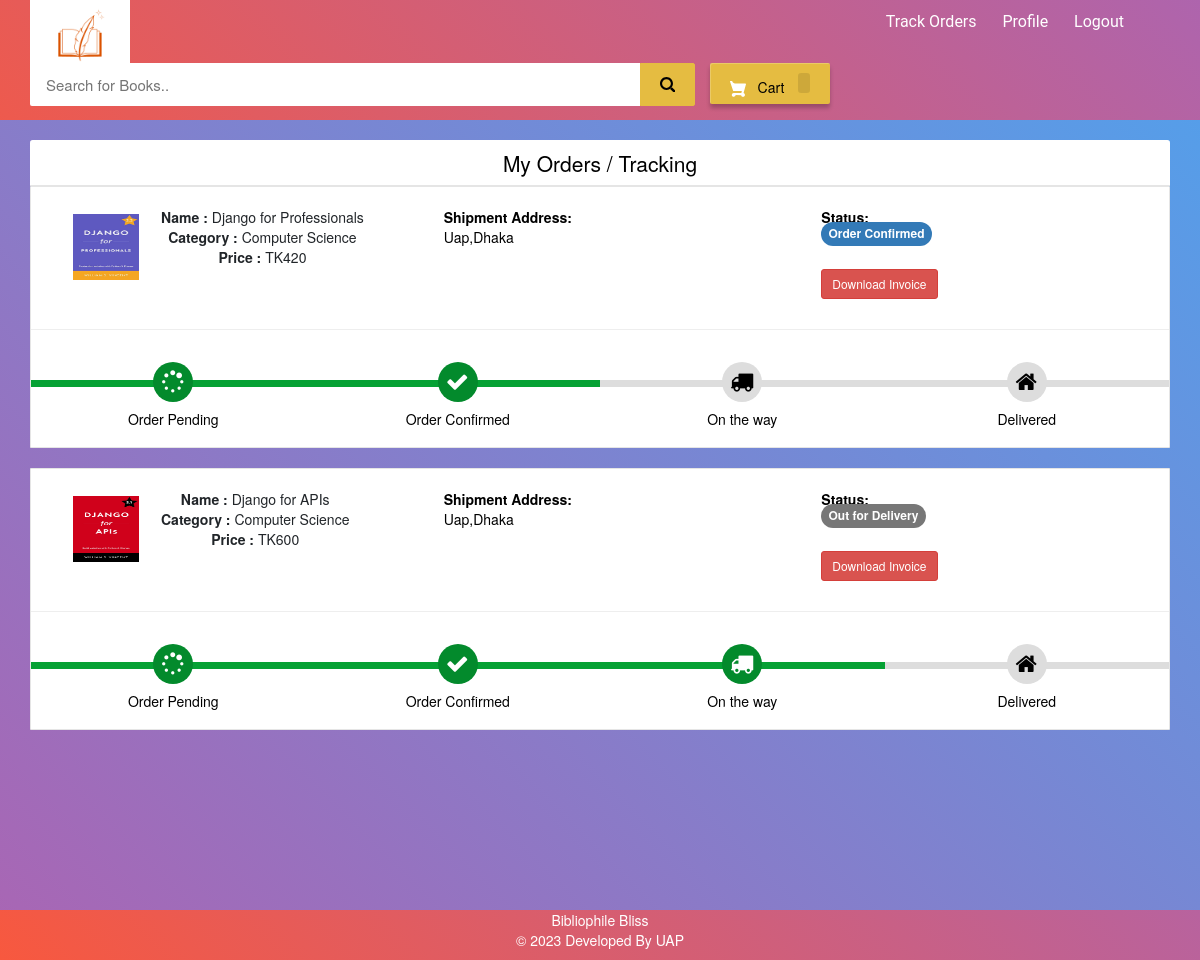
The app's page /my-order (signed in) with its own data.
### store/models.py (models this page shows, shortened)
class Product(models.Model):
    name=models.CharField(max_length=40)
    product_image= models.ImageField(upload_to='product_image/',null=True,blank=True)
    price = models.PositiveIntegerField()
    category=models.CharField(max_length=40)

class Orders(models.Model):
    STATUS =(
        ('Pending','Pending'),
        ('Order Confirmed','Order Confirmed'),
        ('Out for Delivery','Out for Delivery'),
        ('Delivered','Delivered'),
    )
    customer=models.ForeignKey('Customer', on_delete=models.CASCADE,null=True)
    product=models.ForeignKey('Product',on_delete=models.CASCADE,null=True)
    email = models.CharField(max_length=50,null=True)
    address = models.CharField(max_length=500,null=True)
    mobile = models.CharField(max_length=20,null=True)
    order_date= models.DateField(auto_now_add=True,null=True)
    status=models.CharField(max_length=50,null=True,choices=STATUS)

### store/views.py (the view)
# urls.py: path('my-order', views.my_order_view,name='my-order'),
@login_required(login_url='customerlogin')
@user_passes_test(is_customer)
def my_order_view(request):
    customer=models.Customer.objects.get(user_id=request.user.id)
    orders=models.Orders.objects.all().filter(customer_id = customer)
    ordered_products=[]
    for order in orders:
        ordered_product=models.Product.objects.all().filter(id=order.product.id)
        ordered_products.append(ordered_product)
    return render(request,'store/my_order.html',{'data':zip(ordered_products,orders)})

### store/views.py (called while the page is built)
def is_customer(user):
    return user.groups.filter(name='CUSTOMER').exists()

### templates/store/my_order.html (shortened to what this page needs)
{% extends 'store/customer_base.html' %}
{% load static %}
{% block content %}
<br>
<div class="container">
    <header class="card-header" style="text-align:center; font-size: 21px"> My Orders / Tracking </header>
    {% for products,order in data %}
    <article class="card">
        <div class="card-body">
            <ul class="row" style="margin-left:20px;margin-top:20px;">
                <li class="col-md-4">
                  <figure class="itemside mb-3">
                    {%for product in products%}
                      <div class="aside"><img src="{% static product.product_image.url %}" class="img-sm border"></div>
                      <figcaption class="info align-self-center">
                          <p class="title"><strong>Name : </strong>{{product.name}} <br> <strong>Category : </strong>{{product.category}} <br> <strong>Price : </strong>TK{{product.price}}</p>
                      </figcaption>
                  </figure>
                </li>
                <li class="col-md-4">
                    <div class="col"> <strong>Shipment Address:</strong> <br> {{order.address}}</div>
                </li>
                <li class="col-md-4">
                    <div class="col"> <strong>Status:</strong> <br>
                        {% if order.status == 'Pending'%}
                        <td> <span class="label label-info" style="font-size: 12px; border-radius: 30px;">{{order.status}}</span></td>
                        {% elif order.status == 'Delivered' %}
                        <td> <span class="label label-success" style="font-size: 12px; border-radius: 30px;">{{order.status}}</span></td>
                        {% elif order.status == 'Out for Delivery' %}
                        <td> <span class="label label-default" style="font-size: 12px; border-radius: 30px;">{{order.status}}</span></td>
                        {%else%}
                          <td> <span class="label label-primary" style="font-size: 12px; border-radius: 30px;">{{order.status}}</span></td>
                        {%endif%}
                    </div> <br>
                    <h4><a style="text-decoration:none;" href="{% url 'download-invoice' order.id product.id  %}" ><button class="btn btn-danger btn-sm">Download Invoice</button></a></h4>
                </li>
                {%endfor%}
            </ul>
            <hr>
            <div class="track">
                {%if order.status == 'Pending' %}
                <div class="step active"> <span class="icon"> <i style="padding-top:3px; padding-right:25px;" class="fa fa-spinner"></i> </span> <span class="text">Order Pending</span> </div>
                <div class="step "> <span class="icon"> <i style="padding-top:3px; padding-right:25px;" class="fa fa-check"></i> </span> <span class="text"> Order Confirmed</span> </div>
                <div class="step "> <span class="icon"> <i style="padding-top:3px; padding-right:25px;" class="fa fa-truck"></i> </span> <span class="text"> On the way </span> </div>
                <div class="step "> <span class="icon"> <i style="padding-top:3px; padding-right:25px;" class="fa fa-home"></i> </span> <span class="text">Delivered</span> </div>
                {%elif order.status == 'Order Confirmed' %}
                <div class="step active"> <span class="icon"> <i style="padding-top:3px; padding-right:25px;" class="fa fa-spinner"></i> </span> <span class="text">Order Pending</span> </div>
                <div class="step active"> <span class="icon"> <i style="padding-top:3px; padding-right:25px;" class="fa fa-check"></i> </span> <span class="text"> Order Confirmed</span> </div>
                <div class="step "> <span class="icon"> <i style="padding-top:3px; padding-right:25px;" class="fa fa-truck"></i> </span> <span class="text"> On the way </span> </div>
                <div class="step "> <span class="icon"> <i style="padding-top:3px; padding-right:25px;" class="fa fa-home"></i> </span> <span class="text">Delivered</span> </div>
                {%elif order.status == 'Out for Delivery'%}
                <div class="step active"> <span class="icon"> <i style="padding-top:3px; padding-right:25px;" class="fa fa-spinner"></i> </span> <span class="text">Order Pending</span> </div>
                <div class="step active"> <span class="icon"> <i style="padding-top:3px; padding-right:25px;" class="fa fa-check"></i> </span> <span class="text"> Order Confirmed</span> </div>
                <div class="step active"> <span class="icon"> <i style="padding-top:3px; padding-right:25px;" class="fa fa-truck"></i> </span> <span class="text"> On the way </span> </div>
                <div class="step "> <span class="icon"> <i style="padding-top:3px; padding-right:25px;" class="fa fa-home"></i> </span> <span class="text">Delivered</span> </div>
                {%endif%}
            </div>
        </div>
    </article><br>
    {%endfor%}
</div>
<br><br><br><br><br>
{% endblock content %}

### templates/store/customer_base.html (shortened to what this page needs)
<html>
{% load static %}
<head>
<link rel="stylesheet" href="https://maxcdn.bootstrapcdn.com/bootstrap/3.3.0/css/bootstrap.min.css">
<link rel="stylesheet" href="https://maxcdn.bootstrapcdn.com/font-awesome/4.7.0/css/font-awesome.min.css">
</head>
<body>
<div id="navbar">
    <div class="container">
        <div class="row row1">
            <ul class="largenav pull-right">
                <li class="upper-links"><a class="links" href="/my-order">Track Orders</a></li>
                <li class="upper-links"><a class="links" href="/my-profile">Profile</a></li>
                <li class="upper-links"><a class="links" href="/logout">Logout</a></li>
            </ul>
        </div>
        <div class="row row2">
            <div style="position: absolute; top: 0; left: 30;">
                <a href="/ ">
                <img src="{% static 'images/LOGO.png' %}" alt="Image Description" style="max-width: 100px; height: auto;"></a>
            </div>
</div>
            <div class="navbar-search smallsearch col-sm-7 col-xs-11">
              <form  action="/search" method="get">
                <div class="row"> <input class="navbar-input col-xs-11" type="search" placeholder="Search for Books.." name="query" id="query">
                  <button class="navbar-button col-xs-1" type="submit">
                  </button>
                </div>
              </form>
            </div>
            <div class="cart1 largenav col-sm-2"> <a class="cart-button" href="/cart">  Cart <span class="item-number ">{{ product_count_in_cart }}</span> </a> </div>
        </div>
    </div>
{% block content %}
{% endblock content %}
<br><br><br>
<footer>
  <div class="container">
    <div class="row">
      <div class="col-md-12 col-sm-12">
        <div style="color:#ffffff;" class="wow fadeInUp footer-copyright">
          <p>Bibliophile Bliss<br>
            &copy; 2023 Developed By UAP </p>
        </div>
      </div>
    </div>
  </div>
</footer>
</body>
</html>

### templates/store/customer_base.html (style rules this page uses)
body { background: linear-gradient(45deg, #ff5733, #aa65b3, #33b5ff, #33ff57); background-size: 400% 400%; animation: gradientChange 10s linear infinite; color: black; }
#navbar { background: linear-gradient(45deg, #ff5733, #aa65b3, #33b5ff, #33ff57); background-size: 400% 400%; animation: gradientChange 10s linear infinite; color: black; }
.row1 { padding-top: 10px; padding-right: 50px }
.row2 { padding-bottom: 20px }
.navbar-input { padding: 11px 16px; border-radius: 2px 0 0 2px; border: 0 none; outline: 0 none; font-size: 15px }
.navbar-button { background-color: #e5bc41; border: 1px solid #e5bc41; border-radius: 0 2px 2px 0; color: #565656; padding: 10px 0; height: 43px; cursor: pointer }
.cart-button { background-color: #E5BC41; box-shadow: 0 4px 4px 0 rgba(0, 0, 0, .23), inset 1px 1px 0 0 hsla(0, 0%, 100%, .2); padding: 10px 0; text-align: center; height: 41px; border-radius: 2px; font-weight: 500; width: 120px; display: inline-block; color: #FFFFFF; text-decoration: none; color: inherit; border: none; outline: none }
.cart-svg { display: inline-block; width: 16px; height: 16px; vertical-align: middle; margin-right: 8px }
.item-number { border-radius: 3px; background-color: rgba(0, 0, 0, .1); height: 20px; padding: 3px 6px; font-weight: 500; display: inline-block; color: #fff; line-height: 12px; margin-left: 10px }
.upper-links { display: inline-block; padding: 0 11px; line-height: 23px; font-family: 'Roboto', sans-serif; letter-spacing: 0; color: inherit; border: none; outline: none; font-size: 16px }
.links { color: #fff; text-decoration: none }
.largenav { display: none }
.smallsearch { margin-left: 15px; margin-top: 15px }
footer { padding: 0; margin: 0; background: linear-gradient(45deg, #ff5733, #aa65b3, #33b5ff, #33ff57); background-size: 400% 400%; animation: gradientChange 10s linear infinite; color: black; }
.fa { font-size: 23px; width: 60px; text-align: center; text-decoration: none; margin: 5px 2px; border-radius: 50%; }
p { text-align: center; }
@media screen and (min-width: 768px) { .largenav { display: block } }
@media screen and (min-width: 768px) { .smallsearch { margin: 0px } }

### templates/store/my_order.html (style rules this page uses)
body { background-color: #f7f7f7; }
.container { margin-top: 0px; margin-bottom: 0px }
.card { position: relative; display: -webkit-box; display: -ms-flexbox; display: flex; -webkit-box-orient: vertical; -webkit-box-direction: normal; -ms-flex-direction: column; flex-direction: column; min-width: 0; word-wrap: break-word; background-color: #fff; background-clip: border-box; border: 1px solid rgba(0, 0, 0, 0.1); border-radius: 0.10rem }
.card-header:first-child { border-radius: calc(0.37rem - 1px) calc(0.37rem - 1px) 0 0 }
.card-header { padding: 0.75rem 1.25rem; margin-bottom: 0; background-color: #fff; border-bottom: 1px solid rgba(0, 0, 0, 0.1) }
.track { position: relative; background-color: #ddd; height: 7px; display: -webkit-box; display: -ms-flexbox; display: flex; margin-bottom: 60px; margin-top: 50px }
.track .step { -webkit-box-flex: 1; -ms-flex-positive: 1; flex-grow: 1; width: 25%; margin-top: -18px; text-align: center; position: relative }
.track .step.active:before { background: #05a134 }
.track .step::before { height: 7px; position: absolute; content: ""; width: 100%; left: 0; top: 18px }
.track .step.active .icon { background: #038a2c; color: #fff }
.track .icon { display: inline-block; width: 40px; height: 40px; line-height: 40px; position: relative; border-radius: 100%; background: #ddd }
.track .step.active .text { font-weight: 400; color: #000 }
.track .text { display: block; margin-top: 7px }
.itemside { position: relative; display: -webkit-box; display: -ms-flexbox; display: flex; width: 100% }
.itemside .aside { position: relative; -ms-flex-negative: 0; flex-shrink: 0 }
.img-sm { width: 80px; height: 80px; padding: 7px }
ul.row, ul.row-sm { list-style: none; padding: 0 }
.itemside .info { padding-left: 15px; padding-right: 7px }
.itemside .title { display: block; margin-bottom: 5px; color: #212529 }
p { margin-top: 0; margin-bottom: 1rem }

### records on screen
Orders: address "Uap,Dhaka", status "Order Confirmed", shows "Order Pending"
Product: product_image (picture), name "Django for Professionals", category "Computer Science", price "420"
Orders: address "Uap,Dhaka", status "Out for Delivery", shows "Order Pending"
Product: product_image (picture), name "Django for APIs", category "Computer Science", price "600"
